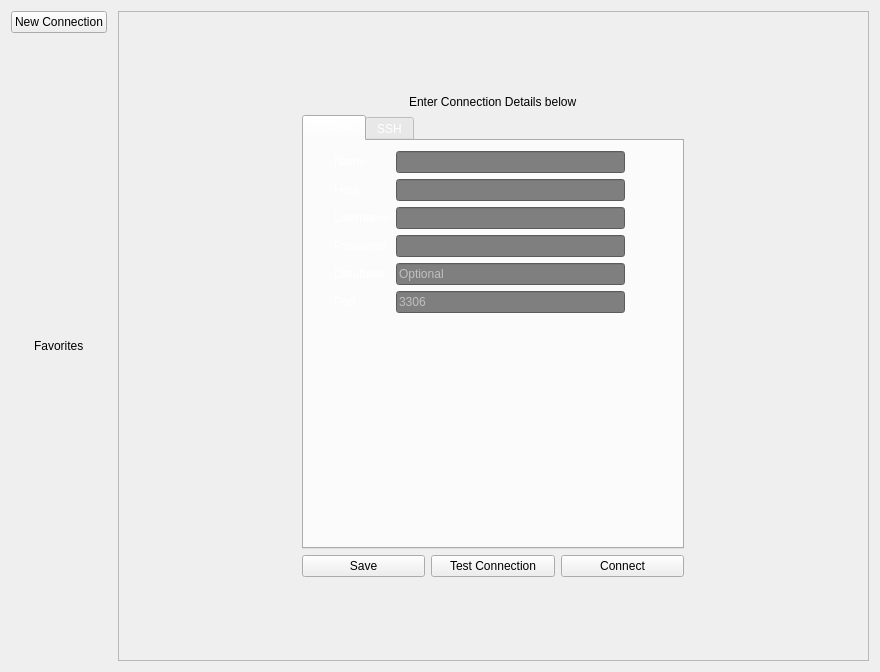
<?xml version="1.0" encoding="UTF-8"?>
<ui version="4.0">
 <class>Form</class>
 <widget class="QWidget" name="Form">
  <property name="geometry">
   <rect>
    <x>0</x>
    <y>0</y>
    <width>880</width>
    <height>672</height>
   </rect>
  </property>
  <property name="sizePolicy">
   <sizepolicy hsizetype="Expanding" vsizetype="Expanding">
    <horstretch>0</horstretch>
    <verstretch>0</verstretch>
   </sizepolicy>
  </property>
  <property name="windowTitle">
   <string>Form</string>
  </property>
  <layout class="QGridLayout" name="gridLayout">
   <item row="0" column="1">
    <widget class="QFrame" name="frame">
     <property name="sizePolicy">
      <sizepolicy hsizetype="Expanding" vsizetype="Expanding">
       <horstretch>0</horstretch>
       <verstretch>0</verstretch>
      </sizepolicy>
     </property>
     <property name="frameShape">
      <enum>QFrame::StyledPanel</enum>
     </property>
     <property name="frameShadow">
      <enum>QFrame::Raised</enum>
     </property>
     <layout class="QGridLayout" name="gridLayout_3">
      <item row="0" column="0">
       <widget class="QFrame" name="ConnectionFrame">
        <property name="sizePolicy">
         <sizepolicy hsizetype="Fixed" vsizetype="Fixed">
          <horstretch>0</horstretch>
          <verstretch>0</verstretch>
         </sizepolicy>
        </property>
        <property name="minimumSize">
         <size>
          <width>400</width>
          <height>400</height>
         </size>
        </property>
        <property name="maximumSize">
         <size>
          <width>400</width>
          <height>500</height>
         </size>
        </property>
        <property name="frameShape">
         <enum>QFrame::NoFrame</enum>
        </property>
        <property name="frameShadow">
         <enum>QFrame::Plain</enum>
        </property>
        <property name="lineWidth">
         <number>0</number>
        </property>
        <layout class="QVBoxLayout" name="verticalLayout">
         <item>
          <layout class="QVBoxLayout" name="verticalLayout_5">
           <item alignment="Qt::AlignHCenter">
            <widget class="QLabel" name="label_58">
             <property name="text">
              <string>Enter Connection Details below</string>
             </property>
            </widget>
           </item>
           <item>
            <widget class="QTabWidget" name="ConnectionTypeTabs">
             <property name="enabled">
              <bool>true</bool>
             </property>
             <property name="maximumSize">
              <size>
               <width>16777215</width>
               <height>16777215</height>
              </size>
             </property>
             <property name="layoutDirection">
              <enum>Qt::LeftToRight</enum>
             </property>
             <property name="styleSheet">
              <string notr="true">color: rgb(255, 255, 255);
</string>
             </property>
             <property name="tabPosition">
              <enum>QTabWidget::North</enum>
             </property>
             <property name="tabShape">
              <enum>QTabWidget::Rounded</enum>
             </property>
             <property name="currentIndex">
              <number>0</number>
             </property>
             <property name="tabsClosable">
              <bool>false</bool>
             </property>
             <property name="tabBarAutoHide">
              <bool>false</bool>
             </property>
             <widget class="QWidget" name="tcp_4">
              <attribute name="title">
               <string>TCP/IP</string>
              </attribute>
              <widget class="QWidget" name="formLayoutWidget_7">
               <property name="geometry">
                <rect>
                 <x>30</x>
                 <y>10</y>
                 <width>291</width>
                 <height>321</height>
                </rect>
               </property>
               <layout class="QFormLayout" name="FormLayout_8">
                <item row="0" column="1">
                 <widget class="QLineEdit" name="tcp_name">
                  <property name="styleSheet">
                   <string notr="true">background-color: rgb(127, 127, 127);</string>
                  </property>
                 </widget>
                </item>
                <item row="0" column="0">
                 <widget class="QLabel" name="label_59">
                  <property name="styleSheet">
                   <string notr="true"/>
                  </property>
                  <property name="text">
                   <string>Name</string>
                  </property>
                 </widget>
                </item>
                <item row="1" column="1">
                 <widget class="QLineEdit" name="tcp_host">
                  <property name="styleSheet">
                   <string notr="true">background-color: rgb(127, 127, 127);</string>
                  </property>
                 </widget>
                </item>
                <item row="1" column="0">
                 <widget class="QLabel" name="label_60">
                  <property name="styleSheet">
                   <string notr="true"/>
                  </property>
                  <property name="text">
                   <string>Host</string>
                  </property>
                 </widget>
                </item>
                <item row="2" column="1">
                 <widget class="QLineEdit" name="tcp_username">
                  <property name="styleSheet">
                   <string notr="true">background-color: rgb(127, 127, 127);</string>
                  </property>
                 </widget>
                </item>
                <item row="2" column="0">
                 <widget class="QLabel" name="label_61">
                  <property name="styleSheet">
                   <string notr="true"/>
                  </property>
                  <property name="text">
                   <string>Username</string>
                  </property>
                 </widget>
                </item>
                <item row="3" column="1">
                 <widget class="QLineEdit" name="tcp_password">
                  <property name="styleSheet">
                   <string notr="true">background-color: rgb(127, 127, 127);</string>
                  </property>
                  <property name="echoMode">
                   <enum>QLineEdit::Password</enum>
                  </property>
                 </widget>
                </item>
                <item row="3" column="0">
                 <widget class="QLabel" name="label_62">
                  <property name="styleSheet">
                   <string notr="true"/>
                  </property>
                  <property name="text">
                   <string>Password</string>
                  </property>
                 </widget>
                </item>
                <item row="4" column="1">
                 <widget class="QLineEdit" name="tcp_database">
                  <property name="styleSheet">
                   <string notr="true">background-color: rgb(127, 127, 127);</string>
                  </property>
                  <property name="placeholderText">
                   <string>Optional</string>
                  </property>
                 </widget>
                </item>
                <item row="4" column="0">
                 <widget class="QLabel" name="label_63">
                  <property name="text">
                   <string>Database</string>
                  </property>
                 </widget>
                </item>
                <item row="5" column="1">
                 <widget class="QLineEdit" name="tcp_port">
                  <property name="styleSheet">
                   <string notr="true">background-color: rgb(127, 127, 127);</string>
                  </property>
                  <property name="placeholderText">
                   <string>3306</string>
                  </property>
                 </widget>
                </item>
                <item row="5" column="0">
                 <widget class="QLabel" name="label_64">
                  <property name="text">
                   <string>Port</string>
                  </property>
                 </widget>
                </item>
               </layout>
              </widget>
             </widget>
             <widget class="QWidget" name="ssh_4">
              <attribute name="title">
               <string>SSH</string>
              </attribute>
              <widget class="QWidget" name="formLayoutWidget_8">
               <property name="geometry">
                <rect>
                 <x>30</x>
                 <y>10</y>
                 <width>291</width>
                 <height>341</height>
                </rect>
               </property>
               <layout class="QFormLayout" name="FormLayout_9">
                <item row="0" column="0">
                 <widget class="QLabel" name="label_65">
                  <property name="styleSheet">
                   <string notr="true"/>
                  </property>
                  <property name="text">
                   <string>Name</string>
                  </property>
                 </widget>
                </item>
                <item row="0" column="1">
                 <widget class="QLineEdit" name="ssh_name">
                  <property name="styleSheet">
                   <string notr="true">background-color: rgb(127, 127, 127);</string>
                  </property>
                 </widget>
                </item>
                <item row="1" column="0">
                 <widget class="QLabel" name="label_66">
                  <property name="styleSheet">
                   <string notr="true"/>
                  </property>
                  <property name="text">
                   <string>Host</string>
                  </property>
                 </widget>
                </item>
                <item row="1" column="1">
                 <widget class="QLineEdit" name="ssh_host">
                  <property name="styleSheet">
                   <string notr="true">background-color: rgb(127, 127, 127);</string>
                  </property>
                 </widget>
                </item>
                <item row="2" column="0">
                 <widget class="QLabel" name="label_67">
                  <property name="styleSheet">
                   <string notr="true"/>
                  </property>
                  <property name="text">
                   <string>Username</string>
                  </property>
                 </widget>
                </item>
                <item row="2" column="1">
                 <widget class="QLineEdit" name="ssh_username">
                  <property name="styleSheet">
                   <string notr="true">background-color: rgb(127, 127, 127);</string>
                  </property>
                 </widget>
                </item>
                <item row="3" column="0">
                 <widget class="QLabel" name="label_68">
                  <property name="styleSheet">
                   <string notr="true"/>
                  </property>
                  <property name="text">
                   <string>Password</string>
                  </property>
                 </widget>
                </item>
                <item row="3" column="1">
                 <widget class="QLineEdit" name="ssh_password">
                  <property name="styleSheet">
                   <string notr="true">background-color: rgb(127, 127, 127);</string>
                  </property>
                  <property name="echoMode">
                   <enum>QLineEdit::Password</enum>
                  </property>
                 </widget>
                </item>
                <item row="4" column="0">
                 <widget class="QLabel" name="label_69">
                  <property name="text">
                   <string>Database</string>
                  </property>
                 </widget>
                </item>
                <item row="4" column="1">
                 <widget class="QLineEdit" name="ssh_database">
                  <property name="styleSheet">
                   <string notr="true">background-color: rgb(127, 127, 127);</string>
                  </property>
                  <property name="placeholderText">
                   <string>Optional</string>
                  </property>
                 </widget>
                </item>
                <item row="5" column="0">
                 <widget class="QLabel" name="label_70">
                  <property name="text">
                   <string>Port</string>
                  </property>
                 </widget>
                </item>
                <item row="5" column="1">
                 <widget class="QLineEdit" name="ssh_port">
                  <property name="styleSheet">
                   <string notr="true">background-color: rgb(127, 127, 127);</string>
                  </property>
                  <property name="placeholderText">
                   <string>3306</string>
                  </property>
                 </widget>
                </item>
                <item row="6" column="1">
                 <spacer name="verticalSpacer_5">
                  <property name="orientation">
                   <enum>Qt::Vertical</enum>
                  </property>
                  <property name="sizeHint" stdset="0">
                   <size>
                    <width>20</width>
                    <height>40</height>
                   </size>
                  </property>
                 </spacer>
                </item>
                <item row="8" column="0">
                 <widget class="QLabel" name="label_71">
                  <property name="text">
                   <string>SSH Host</string>
                  </property>
                 </widget>
                </item>
                <item row="8" column="1">
                 <widget class="QLineEdit" name="ssh_ssh_host">
                  <property name="styleSheet">
                   <string notr="true">background-color: rgb(127, 127, 127);</string>
                  </property>
                  <property name="echoMode">
                   <enum>QLineEdit::Normal</enum>
                  </property>
                 </widget>
                </item>
                <item row="9" column="0">
                 <widget class="QLabel" name="label_72">
                  <property name="text">
                   <string>SSH User</string>
                  </property>
                 </widget>
                </item>
                <item row="9" column="1">
                 <widget class="QLineEdit" name="ssh_ssh_user">
                  <property name="styleSheet">
                   <string notr="true">background-color: rgb(127, 127, 127);</string>
                  </property>
                  <property name="echoMode">
                   <enum>QLineEdit::Normal</enum>
                  </property>
                 </widget>
                </item>
                <item row="10" column="0">
                 <widget class="QLabel" name="label_73">
                  <property name="text">
                   <string>SSH Password</string>
                  </property>
                 </widget>
                </item>
                <item row="10" column="1">
                 <widget class="QLineEdit" name="ssh_ssh_password">
                  <property name="styleSheet">
                   <string notr="true">background-color: rgb(127, 127, 127);</string>
                  </property>
                  <property name="echoMode">
                   <enum>QLineEdit::Password</enum>
                  </property>
                 </widget>
                </item>
                <item row="11" column="0">
                 <widget class="QLabel" name="label_74">
                  <property name="text">
                   <string>SSH Port</string>
                  </property>
                 </widget>
                </item>
                <item row="11" column="1">
                 <widget class="QLineEdit" name="ssh_ssh_port">
                  <property name="styleSheet">
                   <string notr="true">background-color: rgb(127, 127, 127);</string>
                  </property>
                  <property name="echoMode">
                   <enum>QLineEdit::Normal</enum>
                  </property>
                  <property name="placeholderText">
                   <string>Optional</string>
                  </property>
                 </widget>
                </item>
               </layout>
              </widget>
             </widget>
            </widget>
           </item>
          </layout>
         </item>
         <item>
          <layout class="QHBoxLayout" name="horizontalLayout_8">
           <item>
            <widget class="QPushButton" name="ConnectionSaveButton">
             <property name="text">
              <string>Save</string>
             </property>
            </widget>
           </item>
           <item>
            <widget class="QPushButton" name="ConnectionTestButton">
             <property name="text">
              <string>Test Connection</string>
             </property>
            </widget>
           </item>
           <item>
            <widget class="QPushButton" name="ConnectionButton">
             <property name="styleSheet">
              <string notr="true"/>
             </property>
             <property name="text">
              <string>Connect</string>
             </property>
            </widget>
           </item>
          </layout>
         </item>
        </layout>
       </widget>
      </item>
     </layout>
    </widget>
   </item>
   <item row="0" column="0">
    <layout class="QVBoxLayout" name="SavedConnections" stretch="0,0">
     <property name="spacing">
      <number>-1</number>
     </property>
     <property name="sizeConstraint">
      <enum>QLayout::SetDefaultConstraint</enum>
     </property>
     <property name="leftMargin">
      <number>0</number>
     </property>
     <property name="rightMargin">
      <number>5</number>
     </property>
     <item alignment="Qt::AlignTop">
      <widget class="QPushButton" name="NewConnectionButton">
       <property name="text">
        <string>New Connection</string>
       </property>
      </widget>
     </item>
     <item alignment="Qt::AlignHCenter|Qt::AlignTop">
      <widget class="QLabel" name="label">
       <property name="text">
        <string>Favorites</string>
       </property>
      </widget>
     </item>
    </layout>
   </item>
  </layout>
 </widget>
 <resources/>
 <connections/>
</ui>
